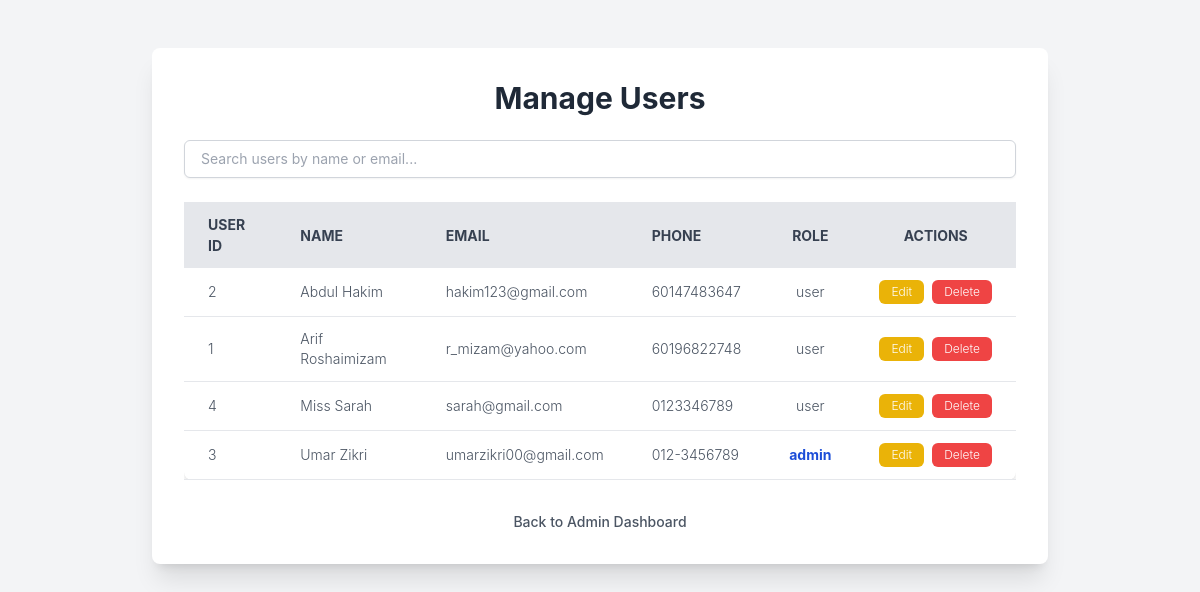
Page /admin/manage_users.php (signed in) on the earlier database version.
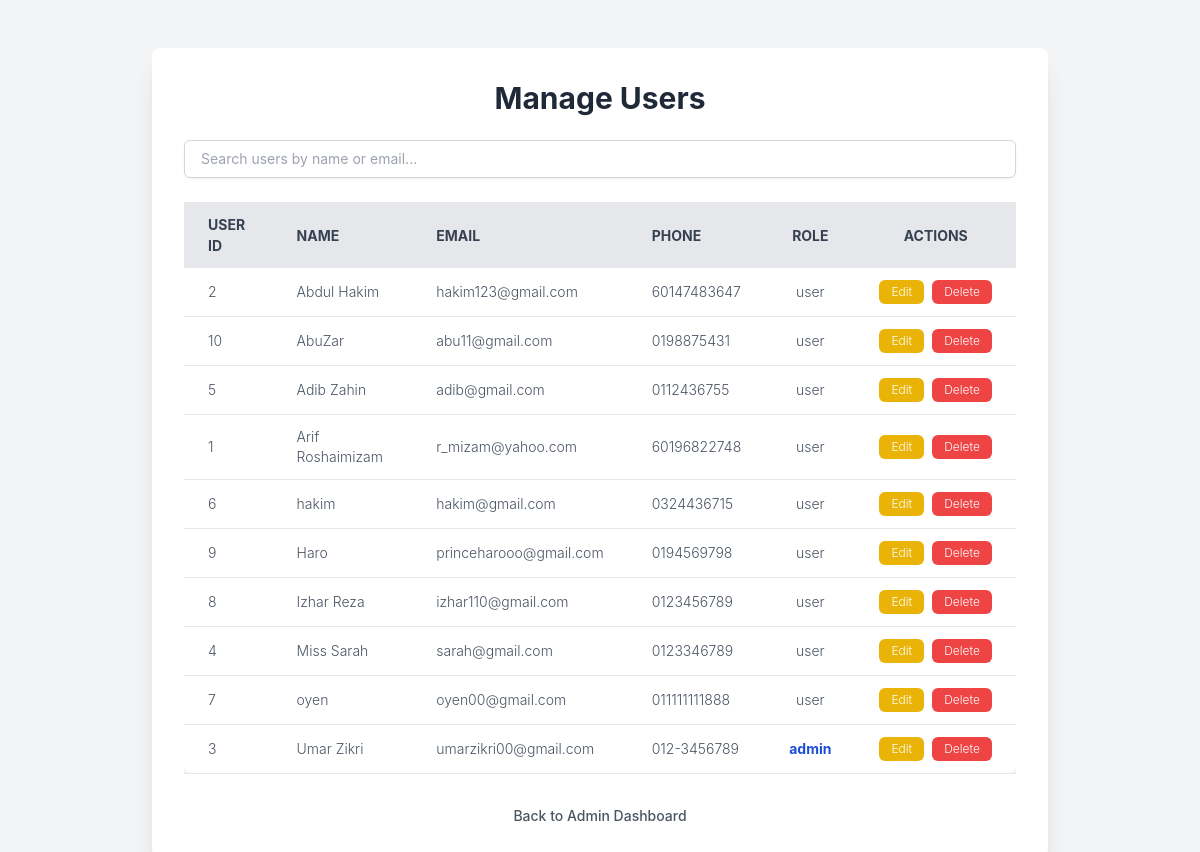
Same page on the later database version.
### tables this page shows
CREATE TABLE `users` (
  `userID` int(11) NOT NULL,
  `fullName` varchar(100) DEFAULT NULL,
  `email` varchar(100) DEFAULT NULL,
  `phone` varchar(20) NOT NULL,
  `password` varchar(255) DEFAULT NULL,
  `role` enum('user','admin') DEFAULT 'user',
  `createdAt` timestamp NOT NULL DEFAULT current_timestamp()
);

### admin/manage_users.php (the view, shortened to what this page needs)
<?php
include '../dbconfig.php';
$users = [];
$result = $conn->query("SELECT userID, fullName, email, phone, role FROM users ORDER BY fullName ASC");
if ($result) {
    while ($row = $result->fetch_assoc()) {
        $users[] = $row;
    }
} else {
    $message = 'Error loading users: ' . $conn->error;
    $messageType = 'error';
}
?>
<!DOCTYPE html>
<html lang="en">
<head>
    <script src="https://cdn.tailwindcss.com"></script>
</head>
<body class="bg-gray-100 min-h-screen flex flex-col items-center p-4">
    <div class="bg-white p-8 rounded-lg shadow-xl w-full max-w-4xl mt-8">
        <h1 class="text-3xl font-bold text-gray-800 mb-6 text-center">Manage Users</h1>
        <div class="mb-6">
            <input type="text" placeholder="Search users by name or email..." class="w-full px-4 py-2 border border-gray-300 rounded-md shadow-sm focus:ring-blue-500 focus:border-blue-500 sm:text-sm">
        </div>
        <div class="overflow-x-auto">
            <table class="min-w-full bg-white rounded-lg shadow-md">
                <thead>
                    <tr class="bg-gray-200 text-gray-700 uppercase text-sm leading-normal">
                        <th class="py-3 px-6 text-left">User ID</th>
                        <th class="py-3 px-6 text-left">Name</th>
                        <th class="py-3 px-6 text-left">Email</th>
                        <th class="py-3 px-6 text-left">Phone</th>
                        <th class="py-3 px-6 text-center">Role</th>
                        <th class="py-3 px-6 text-center">Actions</th>
                    </tr>
                </thead>
                <tbody class="text-gray-600 text-sm font-light">
                    <?php if (empty($users)): ?>
                        <tr><td colspan="6" class="py-3 px-6 text-center text-gray-500">No users found.</td></tr>
                    <?php else: ?>
                        <?php foreach ($users as $user): ?>
                            <tr class="border-b border-gray-200 hover:bg-gray-100">
                                <td class="py-3 px-6 text-left whitespace-nowrap"><?php echo htmlspecialchars($user['userID']); ?></td>
                                <td class="py-3 px-6 text-left"><?php echo htmlspecialchars($user['fullName']); ?></td>
                                <td class="py-3 px-6 text-left"><?php echo htmlspecialchars($user['email']); ?></td>
                                <td class="py-3 px-6 text-left"><?php echo htmlspecialchars($user['phone']); ?></td>
                                <td class="py-3 px-6 text-center <?php echo ($user['role'] === 'admin' ? 'font-bold text-blue-700' : ''); ?>"><?php echo htmlspecialchars($user['role']); ?></td>
                                <td class="py-3 px-6 text-center">
                                    <div class="flex item-center justify-center space-x-2">
                                        <button onclick="showEditUserForm(<?php echo htmlspecialchars(json_encode($user)); ?>)" class="bg-yellow-500 text-white py-1 px-3 rounded-md text-xs hover:bg-yellow-600 transition duration-300">Edit</button>
                                        <form method="POST" style="display:inline;" onsubmit="return confirm('Are you sure you want to delete this user?');">
                                            <button type="submit" class="bg-red-500 text-white py-1 px-3 rounded-md text-xs hover:bg-red-600 transition duration-300">Delete</button>
                                        </form>
                                    </div>
                                </td>
                            </tr>
                        <?php endforeach; ?>
                    <?php endif; ?>
                </tbody>
            </table>
        </div>
        <p class="mt-8 text-center text-sm text-gray-600">
            <a href="admin_dashboard.php" class="font-medium text-gray-600 hover:text-gray-800">Back to Admin Dashboard</a>
        </p>
    </div>
</body>
</html>

### admin/manage_users.php (style rules this page uses)
body { font-family: 'Inter', sans-serif; }

Differences in the rows shown:
added users: userID "10", fullName "AbuZar", email "abu11@gmail.com", phone "0198875431", role "user"
added users: userID "5", fullName "Adib Zahin", email "adib@gmail.com", phone "0112436755", role "user"
added users: userID "6", fullName "hakim", email "hakim@gmail.com", phone "0324436715", role "user"
added users: userID "9", fullName "Haro", email "princeharooo@gmail.com", phone "0194569798", role "user"
added users: userID "8", fullName "Izhar Reza", email "izhar110@gmail.com", phone "0123456789", role "user"
added users: userID "7", fullName "oyen", email "oyen00@gmail.com", phone "011111111888", role "user"
